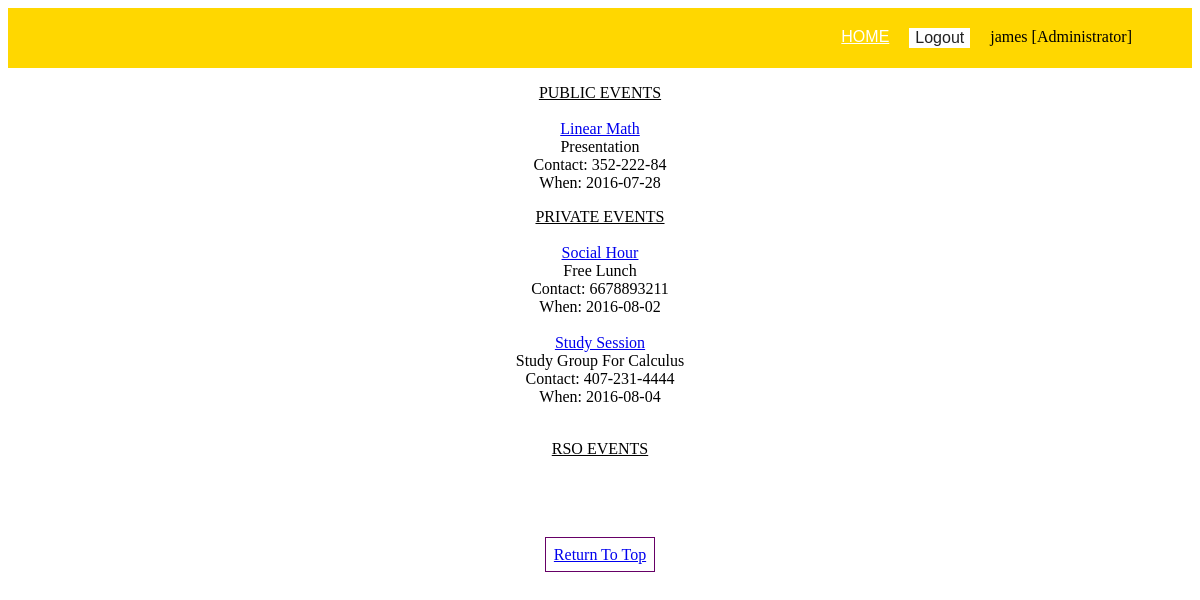
The page /viewEvents.php (signed in) on the database as committed earlier.
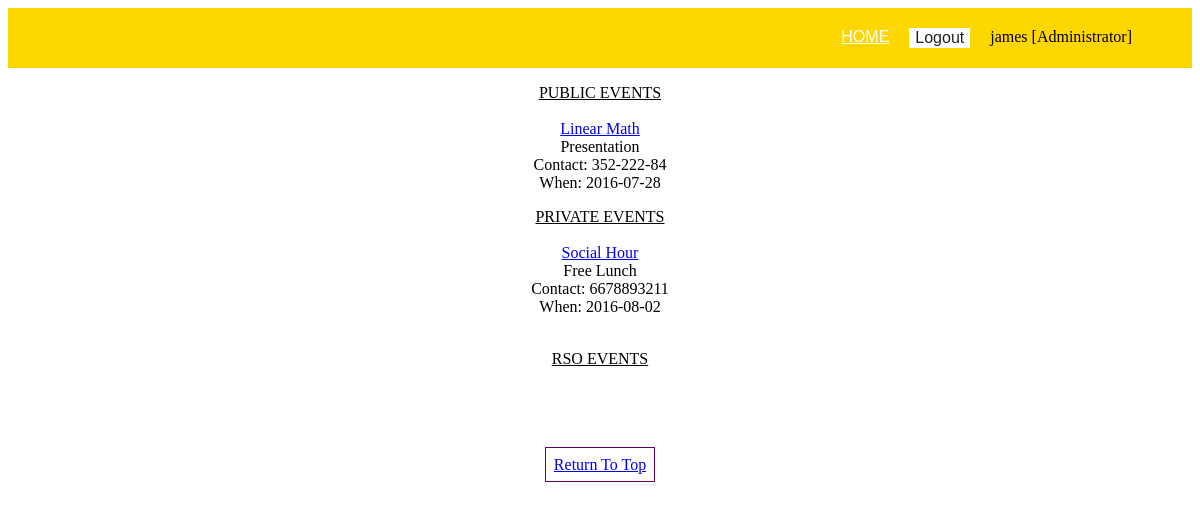
The same page on the database as committed later.
### tables this page shows
CREATE TABLE `my_event` (
  `evt_id` int(11) NOT NULL,
  `evt_time` time NOT NULL,
  `evt_comment` text NOT NULL,
  `evt_date` date NOT NULL,
  `evt_contact` varchar(10) NOT NULL,
  `evt_name` varchar(50) NOT NULL,
  `evt_description` varchar(50) DEFAULT NULL,
  `location` varchar(50) NOT NULL
);

### includes/functions.inc.php (called while the page is built, shortened)
<?php
	function loggedIn()
	{
		if (isset($_SESSION['logged_in']))
			return true;
			else
				return false;
	}

### viewEvents.php (the view, shortened to what this page needs)
<?php
	include ("header.php");
	function listPublicEvents() {
		include "dbhandler.php";
		try
		{
			$dbh = new PDO("mysql:host=$server;dbname=$db_name", $user, $pass);
			$dbh->setAttribute(PDO::ATTR_ERRMODE, PDO::ERRMODE_EXCEPTION);
			$stmt = $dbh->prepare("SELECT e.evt_name, e.evt_description, e.evt_date, e.evt_contact, e.evt_id FROM my_event e, public p WHERE e.evt_id = p.evt_id");
			$stmt->execute();
			while($row = $stmt->fetch(PDO::FETCH_ASSOC)){
				$evt_id = $row['evt_id'];
				echo "<a href='events.php?evt_id=$evt_id'>" . $row['evt_name'] . "</a><br>" . $row['evt_description'] . "<br>" . "Contact: " . $row['evt_contact'] . "<br>" . "When: " . $row['evt_date'] . "<br>";
			}
		}
		catch(Exception $e){
			echo 'We are unable to process your request. Please try again later';
		}
	}
	function listUniversityEvents() {
		include "dbhandler.php";
		try{
			$dbh = new PDO("mysql:host=$server;dbname=$db_name", $user, $pass);
			$dbh->setAttribute(PDO::ATTR_ERRMODE, PDO::ERRMODE_EXCEPTION);
			$stmt = $dbh->prepare("SELECT e.evt_name, e.evt_date, e.evt_description, e.evt_time, e.location, e.evt_contact, e.evt_id FROM my_event e, private p, student s, university u WHERE e.evt_id = p.evt_id AND p.unv_id = u.unv_id AND s.uid = :uid AND s.unv_id = p.unv_id");
			$stmt->bindParam(':uid', $_SESSION['uid'], PDO::PARAM_INT);
			$stmt->execute();
			while($row = $stmt->fetch(PDO::FETCH_ASSOC)){
				$evt_id = $row['evt_id'];
				echo "<a href='events.php?evt_id=$evt_id'>" . $row['evt_name'] . "</a><br>" . $row['evt_description'] . "<br>" . "Contact: " . $row['evt_contact'] . "<br>" . "When: " . $row['evt_date'] . "<br><br>";
			}
		}
		catch(Exception $e){
			echo 'We are unable to process your request. Please try again later';
		}
	}
?>
	<center><p class="body"><U>PUBLIC EVENTS</U>
	<br><br>
		<?php
			if(isset($_SESSION['user_id']) && $_SESSION['user_priv'] == 3){
				listPublicEvents();
			}
			elseif(!isset($_SESSION['user_id'])){
				listPublicEvents();
			}
		?>
	<div id="page">
	<center><p class="body"> <U>PRIVATE EVENTS</U>
	<br><br>
	<?php listUniversityEvents();?>
	</p>
		<center><p class="body"> <U>RSO EVENTS</U>
		<br><br>
	</p>
		<br>
		<br><br><center><div class="logo"><a href="viewEvents.php" style="border:1.5px;
		border-style:solid; border-color:#660066; padding: .5em;">Return To Top</a></div></center>
		<br>
		</p>
</body>

### header.php (shortened to what this page needs)
<?php
	include 'includes/functions.inc.php';
?>
<link rel='stylesheet' type='text/css' href='style.css'>
<header>
<nav>
<ul>
<?php
	echo "<li><a href='index.php'>HOME</a></li>";
	if (loggedIn())
	{
		if (isset($_SESSION['username']))
			echo $_SESSION['username'];
		if (isset($_SESSION['status']))
		{
			if($_SESSION['status'] == 1)
				echo ' [Administrator]';
			else if ($_SESSION['status'] == 2)
				echo ' [Super Administrator]';
		}
		echo "<form method='get' action='includes/logout.inc.php'>
				<button type='submit'>Logout</button>
				</form>";
	}
?>
</ul>
</nav>
</header>

### style.css (style rules this page uses)
header { width: 100%; height: 60px; background-color: #FFD700; }
nav ul { float: right; margin-top: 20px; margin-right: 60px; }
nav ul li { list-style: none; float: left; margin-right: 20px; }
nav ul li a { color: #fff; font-family: Arial; font-size: 16px; }
nav ul form { float: left; }
nav ul form button { float: left; border: none; margin-right: 20px; background-color: #fff; color: #222; font-size: 16px; curson: pointer; }

Rows that differ between the two databases and show on the page:
removed my_event: evt_name "Study Session", evt_description "Study Group For Calculus", evt_contact "407-231-4444", evt_date "2016-08-04"
